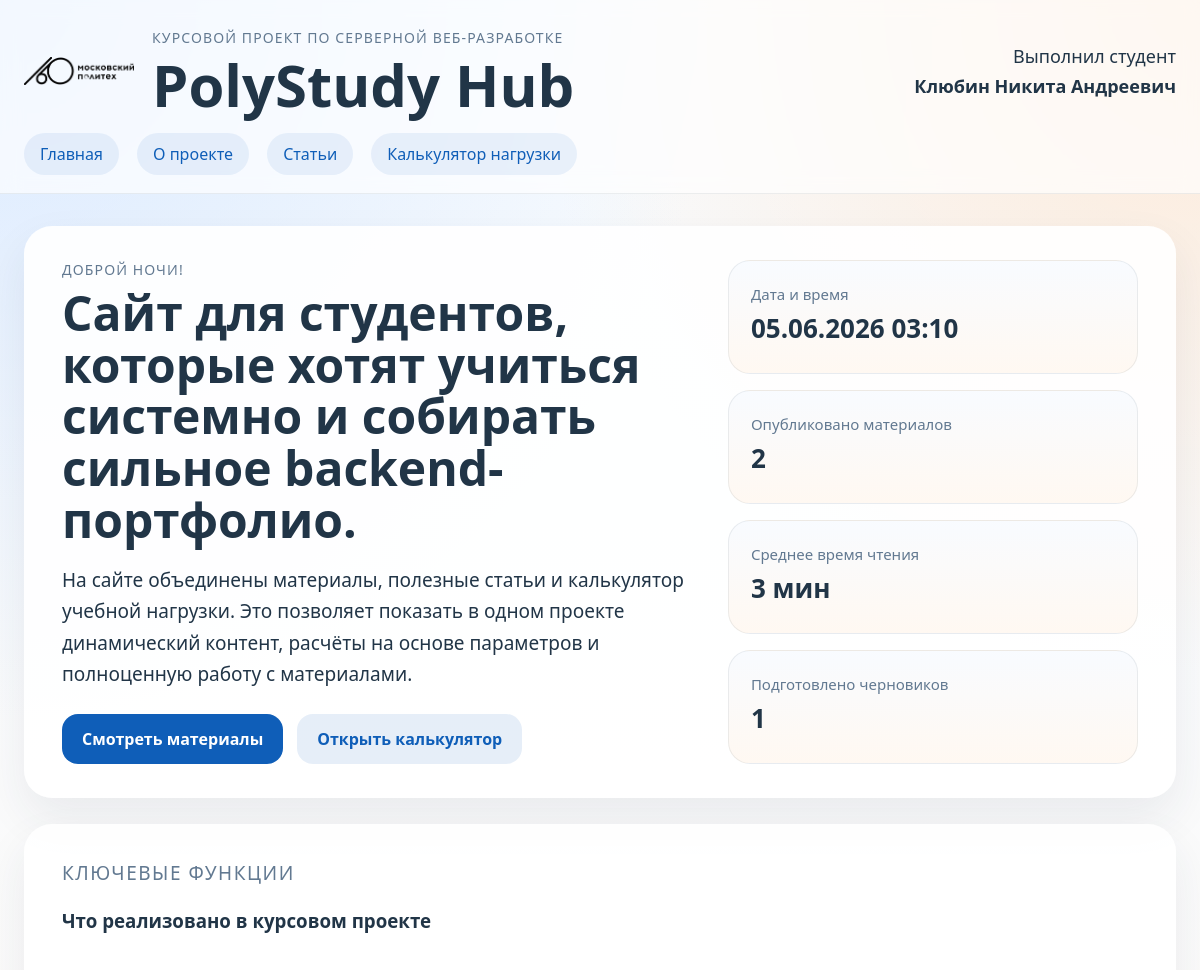
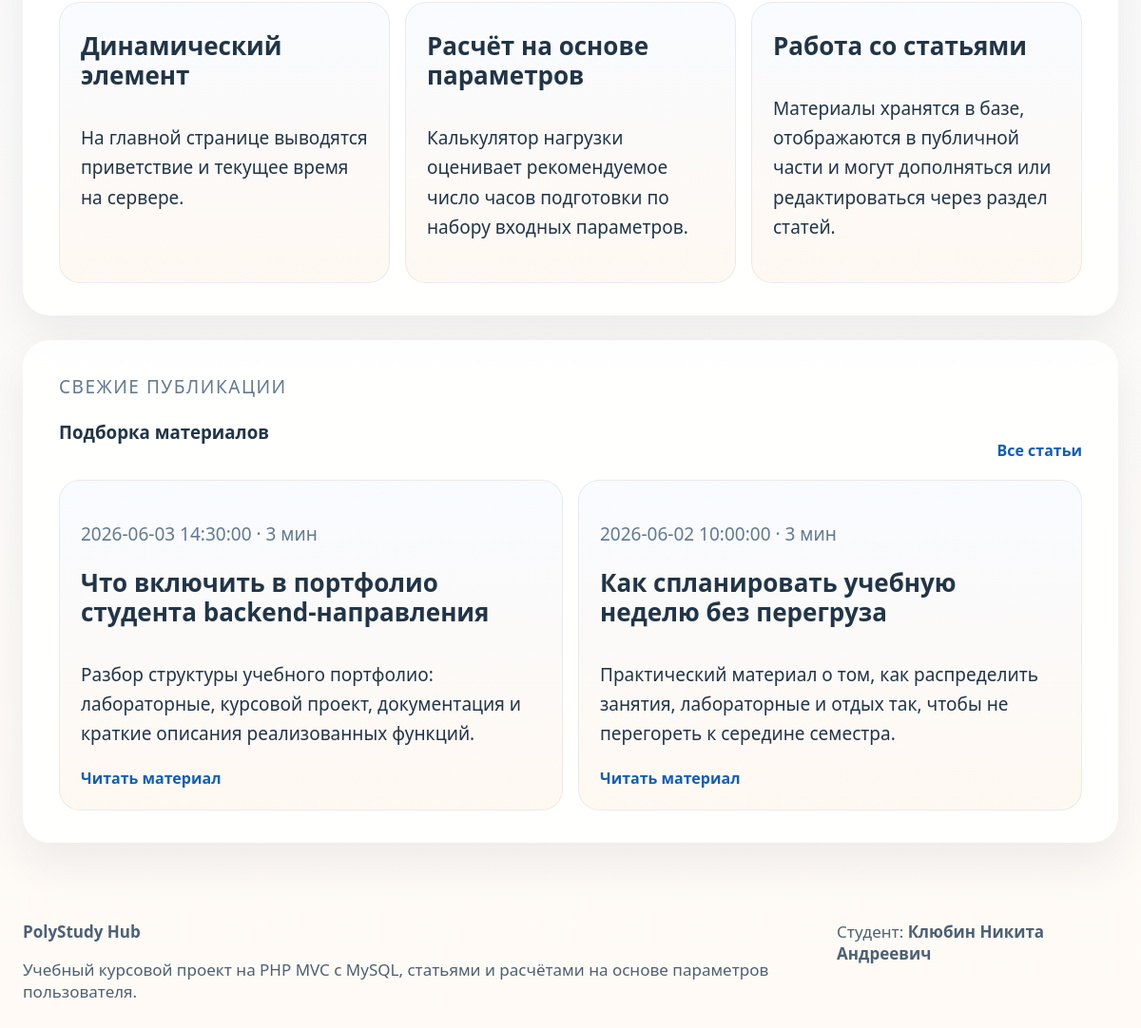
The page / on the database its author committed (2 pictures, top to bottom).
### tables this page shows
CREATE TABLE IF NOT EXISTS articles (
    id INT AUTO_INCREMENT PRIMARY KEY,
    name VARCHAR(255) NOT NULL,
    summary TEXT NOT NULL,
    text TEXT NOT NULL,
    author_id INT NOT NULL,
    reading_time INT NOT NULL DEFAULT 1,
    status ENUM('draft', 'published') NOT NULL DEFAULT 'draft',
    created_at DATETIME NOT NULL DEFAULT CURRENT_TIMESTAMP,
    CONSTRAINT fk_articles_users FOREIGN KEY (author_id) REFERENCES users(id)
);

### src/MyProject/Services/View.php (called while the page is built, shortened)
<?php
final class View
{
    public function renderHtml(string $templateName, array $variables = []): void
    {
        extract($variables, EXTR_OVERWRITE);
        require $this->templatesPath . '/' . $templateName;
        $content = ob_get_clean();
        require $this->templatesPath . '/main.php';
    }
}

### src/MyProject/Controllers/MainController.php (called while the page is built, shortened)
<?php
final class MainController extends AbstractController
{
    public function index(): void
    {
        $hour = (int) date('G');
        $greeting = match (true) {
            $hour < 6 => 'Доброй ночи',
            $hour < 12 => 'Доброе утро',
            $hour < 18 => 'Добрый день',
            default => 'Добрый вечер',
        };
        $this->view->renderHtml('main/index.php', [
            'title' => 'PolyStudy Hub',
            'greeting' => $greeting,
            'now' => date('d.m.Y H:i'),
            'featuredArticles' => Article::findFeatured(3),
            'stats' => [
                'articles' => Article::countPublished(),
                'avgReadingTime' => Article::averageReadingTime(),
                'drafts' => Article::countDrafts(),
            ],
        ]);
    }
}

### src/Autoloader.php (called while the page is built, shortened)
<?php
final class Autoloader
{
    public function loadClass(string $className): void
    {
        $path = __DIR__ . '/' . str_replace('\\', '/', $className) . '.php';
    }
}

### config/db.php (called while the page is built)
<?php
return [
    'host' => '127.0.0.1',
    'dbname' => 'poly_study_hub',
    'user' => 'root',
    'password' => '',
    'charset' => 'utf8mb4',
];

### src/MyProject/Services/Db.php (called while the page is built, shortened)
<?php
final class Db
{
    private static ?PDO $instance = null;
    public static function getInstance(): PDO
    {
        if (self::$instance === null) {
            $config = require __DIR__ . '/../../../config/db.php';
            $dsn = sprintf(
                'mysql:host=%s;dbname=%s;charset=%s',
                $config['host'],
                $config['dbname'],
                $config['charset']
            );
            self::$instance = new PDO($dsn, $config['user'], $config['password'], [
                PDO::ATTR_ERRMODE => PDO::ERRMODE_EXCEPTION,
                PDO::ATTR_DEFAULT_FETCH_MODE => PDO::FETCH_ASSOC,
            ]);
        }
        return self::$instance;
    }
}

### src/MyProject/Models/Article.php (called while the page is built, shortened)
<?php
final class Article
{
    public static function findFeatured(int $limit): array
    {
        $stmt = Db::getInstance()->prepare('SELECT * FROM articles WHERE status = :status ORDER BY created_at DESC LIMIT :limit');
        $stmt->bindValue(':status', 'published');
        $stmt->bindValue(':limit', $limit, PDO::PARAM_INT);
        $stmt->execute();
        return array_map([self::class, 'hydrate'], $stmt->fetchAll(PDO::FETCH_ASSOC));
    }
    public function getId(): ?int { return $this->id; }
    public function getName(): string { return $this->name; }
    public function getSummary(): string { return $this->summary; }
    public function getReadingTime(): int { return $this->readingTime; }
    public function getCreatedAt(): string { return $this->createdAt; }
}

### templates/main/index.php (the view, shortened to what this page needs)
<section class="hero-card">
    <div>
        <p class="section-label"><?= htmlspecialchars($greeting, ENT_QUOTES, 'UTF-8') ?>!</p>
        <h2 class="hero-card__title">Сайт для студентов, которые хотят учиться системно и собирать сильное backend-портфолио.</h2>
        <p class="hero-card__lead">На сайте объединены материалы, полезные статьи и калькулятор учебной нагрузки. Это позволяет показать в одном проекте динамический контент, расчёты на основе параметров и полноценную работу с материалами.</p>
        <div class="hero-card__actions">
            <a class="button-primary" href="<?= APP_BASE_URL ?>/articles">Смотреть материалы</a>
            <a class="button-secondary" href="<?= APP_BASE_URL ?>/calculator">Открыть калькулятор</a>
        </div>
    </div>
    <div class="hero-card__aside">
        <div class="metric-card">
            <span>Дата и время</span>
            <strong><?= htmlspecialchars($now, ENT_QUOTES, 'UTF-8') ?></strong>
        </div>
        <div class="metric-card">
            <span>Опубликовано материалов</span>
            <strong><?= (int) $stats['articles'] ?></strong>
        </div>
        <div class="metric-card">
            <span>Среднее время чтения</span>
            <strong><?= (int) $stats['avgReadingTime'] ?> мин</strong>
        </div>
        <div class="metric-card">
            <span>Подготовлено черновиков</span>
            <strong><?= (int) $stats['drafts'] ?></strong>
        </div>
    </div>
</section>
<section class="content-card">
    <div class="section-head">
        <div>
            <p class="section-label">Ключевые функции</p>
            <h3>Что реализовано в курсовом проекте</h3>
        </div>
    </div>
    <div class="feature-grid">
        <article class="feature-item">
            <h4>Динамический элемент</h4>
            <p>На главной странице выводятся приветствие и текущее время на сервере.</p>
        </article>
        <article class="feature-item">
            <h4>Расчёт на основе параметров</h4>
            <p>Калькулятор нагрузки оценивает рекомендуемое число часов подготовки по набору входных параметров.</p>
        </article>
        <article class="feature-item">
            <h4>Работа со статьями</h4>
            <p>Материалы хранятся в базе, отображаются в публичной части и могут дополняться или редактироваться через раздел статей.</p>
        </article>
    </div>
</section>
<section class="content-card">
    <div class="section-head">
        <div>
            <p class="section-label">Свежие публикации</p>
            <h3>Подборка материалов</h3>
        </div>
        <a class="text-link" href="<?= APP_BASE_URL ?>/articles">Все статьи</a>
    </div>
    <div class="articles-grid">
        <?php foreach ($featuredArticles as $article): ?>
            <article class="article-card">
                <p class="article-card__meta"><?= htmlspecialchars($article->getCreatedAt(), ENT_QUOTES, 'UTF-8') ?> · <?= $article->getReadingTime() ?> мин</p>
                <h4><?= htmlspecialchars($article->getName(), ENT_QUOTES, 'UTF-8') ?></h4>
                <p><?= htmlspecialchars($article->getSummary(), ENT_QUOTES, 'UTF-8') ?></p>
                <a class="text-link" href="<?= APP_BASE_URL ?>/article/<?= $article->getId() ?>">Читать материал</a>
            </article>
        <?php endforeach; ?>
    </div>
</section>

### public/index.php (shortened to what this page needs)
<?php
require_once __DIR__ . '/../src/Autoloader.php';
$uri = $_SERVER['REQUEST_URI'] ?? '/';
$requestPath = parse_url($uri, PHP_URL_PATH) ?? '/';
$baseUrl = '';
$path = trim((string) substr($requestPath, strlen($baseUrl)), '/');
$routes = [
    '~^$~' => [MainController::class, 'index'],
    '~^about$~' => [MainController::class, 'about'],
    '~^hello/([\w\-]+)$~u' => [MainController::class, 'hello'],
    '~^articles$~' => [ArticleController::class, 'index'],
    '~^article/create$~' => [ArticleController::class, 'create'],
    '~^article/(\d+)$~' => [ArticleController::class, 'show'],
    '~^article/(\d+)/edit$~' => [ArticleController::class, 'edit'],
    '~^article/(\d+)/delete$~' => [ArticleController::class, 'delete'],
    '~^calculator$~' => [CalculatorController::class, 'index'],
];
foreach ($routes as $pattern => [$controllerClass, $method]) {
    if (preg_match($pattern, $path, $matches) === 1) {
        array_shift($matches);
        $matches = array_map(
            static fn(string $value): int|string => ctype_digit($value) ? (int) $value : $value,
            $matches
        );
        $controller = new $controllerClass(new View(__DIR__ . '/../templates'));
        $controller->$method(...$matches);
        exit;
    }
}

### templates/main.php (shortened to what this page needs)
<!DOCTYPE html>
<html lang="ru">
<head>
    <link rel="stylesheet" href="<?= APP_BASE_URL ?>/public/style.css">
</head>
<body>
<div class="page-shell">
    <header class="site-header">
        <div class="site-header__inner">
            <div class="site-header__brand">
                <img class="site-header__logo" src="<?= APP_BASE_URL ?>/public/logo.png" alt="Логотип Московского Политеха">
                <div>
                    <p class="site-header__eyebrow">Курсовой проект по серверной веб-разработке</p>
                    <h1 class="site-header__title">PolyStudy Hub</h1>
                </div>
            </div>
            <div class="site-header__student">
                <span>Выполнил студент</span>
                <strong>Клюбин Никита Андреевич</strong>
            </div>
        </div>
        <nav class="site-nav">
            <a href="<?= APP_BASE_URL ?>/">Главная</a>
            <a href="<?= APP_BASE_URL ?>/about">О проекте</a>
            <a href="<?= APP_BASE_URL ?>/articles">Статьи</a>
            <a href="<?= APP_BASE_URL ?>/calculator">Калькулятор нагрузки</a>
        </nav>
    </header>
    <main class="container">
        <?= $content ?>
    </main>
    <footer class="site-footer">
        <div>
            <strong>PolyStudy Hub</strong>
            <p>Учебный курсовой проект на PHP MVC с MySQL, статьями и расчётами на основе параметров пользователя.</p>
        </div>
        <div>
            <span>Студент:</span>
            <strong>Клюбин Никита Андреевич</strong>
        </div>
    </footer>
</div>
</body>
</html>

### public/style.css (style rules this page uses)
body { margin: 0; font-family: "Segoe UI", Tahoma, sans-serif; color: #213547; background: radial-gradient(circle at top left, rgba(209, 228, 255, 0.75), transparent 30%), radial-gradient(circle at top right, rgba(255, 227, 202, 0.75), transparent 28%), linear-gradient(180deg, #f7fbff 0%, #fffaf5 100%); }
a { color: #0f5eb8; text-decoration: none; }
.page-shell { min-height: 100vh; }
.site-header { padding: 28px 24px 18px; background: rgba(255, 255, 255, 0.66); backdrop-filter: blur(10px); border-bottom: 1px solid rgba(33, 53, 71, 0.08); }
.site-header__inner, .site-nav, .container, .site-footer { max-width: 1220px; margin: 0 auto; }
.site-header__inner { display: flex; justify-content: space-between; gap: 20px; align-items: center; }
.site-header__brand { display: flex; gap: 18px; align-items: center; }
.site-header__logo { width: 110px; }
.site-header__eyebrow, .section-label { margin: 0 0 8px; text-transform: uppercase; letter-spacing: 0.08em; color: #627991; font-size: 14px; }
.site-header__title { margin: 0; font-size: clamp(34px, 5vw, 58px); line-height: 1.03; }
.site-header__student { text-align: right; display: grid; gap: 6px; font-size: 18px; }
.site-nav { display: flex; flex-wrap: wrap; gap: 18px; padding-top: 18px; }
.site-nav a { padding: 10px 16px; background: rgba(15, 94, 184, 0.08); border-radius: 999px; }
.container { padding: 32px 24px 56px; }
.hero-card, .content-card { background: rgba(255, 255, 255, 0.92); border-radius: 28px; padding: 34px 38px; box-shadow: 0 20px 45px rgba(33, 53, 71, 0.08); margin-bottom: 26px; }
.hero-card { display: grid; grid-template-columns: 1.4fr 0.9fr; gap: 28px; }
.hero-card__title { margin: 0 0 14px; font-size: clamp(34px, 4vw, 56px); line-height: 1.08; }
.hero-card__lead, .content-card p, .feature-item p, .article-card p, .project-form label, .admin-table, .article-view__text { font-size: 19px; line-height: 1.65; }
.hero-card__actions { display: flex; gap: 14px; flex-wrap: wrap; margin-top: 24px; }
.button-primary, .button-secondary { display: inline-flex; align-items: center; justify-content: center; border-radius: 16px; padding: 14px 20px; font-weight: 600; }
.button-primary { background: #0f5eb8; color: #fff; }
.button-secondary { background: rgba(15, 94, 184, 0.1); }
.hero-card__aside, .feature-grid, .articles-grid { display: grid; gap: 16px; }
.feature-grid { grid-template-columns: repeat(auto-fit, minmax(240px, 1fr)); }
.articles-grid { grid-template-columns: repeat(auto-fit, minmax(260px, 1fr)); }
.metric-card, .feature-item, .article-card { background: linear-gradient(180deg, rgba(248, 251, 255, 0.95) 0%, rgba(255, 248, 241, 0.95) 100%); border: 1px solid rgba(33, 53, 71, 0.08); border-radius: 22px; padding: 22px; }
.metric-card span, .article-card__meta { color: #627991; font-size: 15px; }
.metric-card strong, .feature-item h4, .article-card h3, .article-card h4 { display: block; margin-top: 8px; font-size: 26px; line-height: 1.2; }
.section-head { display: flex; justify-content: space-between; align-items: end; gap: 20px; margin-bottom: 20px; }
.text-link { font-weight: 600; }
.site-footer { padding: 0 24px 30px; display: flex; justify-content: space-between; gap: 20px; font-size: 17px; color: #4c6174; }

### rows shown on the page
articles: created_at "2026-06-03 14:30:00", reading_time "3", name "Что включить в портфолио студента backend-направления", summary "Разбор структуры учебного портфолио: лабораторные, курсовой проект, документация и краткие описания реализованных функций."
articles: created_at "2026-06-02 10:00:00", reading_time "3", name "Как спланировать учебную неделю без перегруза", summary "Практический материал о том, как распределить занятия, лабораторные и отдых так, чтобы не перегореть к середине семестра."
